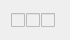
  <widget class="QWidget" name="layoutWidget_83">
   <property name="geometry">
    <rect>
     <x>285</x>
     <y>490</y>
     <width>70</width>
     <height>22</height>
    </rect>
   </property>
   <layout class="QHBoxLayout" name="ch1_ticks_param13">
    <property name="spacing">
     <number>0</number>
    </property>
    <item>
     <widget class="QCheckBox" name="cB_ch1_int_param13">
      <property name="enabled">
       <bool>false</bool>
      </property>
      <property name="sizePolicy">
       <sizepolicy hsizetype="Fixed" vsizetype="Fixed">
        <horstretch>0</horstretch>
        <verstretch>0</verstretch>
       </sizepolicy>
      </property>
      <property name="minimumSize">
       <size>
        <width>15</width>
        <height>18</height>
       </size>
      </property>
      <property name="maximumSize">
       <size>
        <width>15</width>
        <height>16777215</height>
       </size>
      </property>
      <property name="layoutDirection">
       <enum>Qt::LeftToRight</enum>
      </property>
      <property name="styleSheet">
       <string notr="true">font: 25 10pt &quot;Calibri Light&quot;;</string>
      </property>
      <property name="text">
       <string/>
      </property>
      <property name="checkable">
       <bool>true</bool>
      </property>
      <property name="checked">
       <bool>false</bool>
      </property>
      <property name="tristate">
       <bool>false</bool>
      </property>
     </widget>
    </item>
    <item>
     <widget class="QCheckBox" name="cB_ch1_tiss_param13">
      <property name="enabled">
       <bool>false</bool>
      </property>
      <property name="sizePolicy">
       <sizepolicy hsizetype="Fixed" vsizetype="Fixed">
        <horstretch>0</horstretch>
        <verstretch>0</verstretch>
       </sizepolicy>
      </property>
      <property name="minimumSize">
       <size>
        <width>15</width>
        <height>18</height>
       </size>
      </property>
      <property name="maximumSize">
       <size>
        <width>15</width>
        <height>16777215</height>
       </size>
      </property>
      <property name="layoutDirection">
       <enum>Qt::LeftToRight</enum>
      </property>
      <property name="styleSheet">
       <string notr="true">font: 25 10pt &quot;Calibri Light&quot;;</string>
      </property>
      <property name="text">
       <string/>
      </property>
      <property name="checkable">
       <bool>true</bool>
      </property>
      <property name="checked">
       <bool>false</bool>
      </property>
      <property name="tristate">
       <bool>false</bool>
      </property>
     </widget>
    </item>
    <item>
     <widget class="QCheckBox" name="cB_ch1_ext_param13">
      <property name="enabled">
       <bool>false</bool>
      </property>
      <property name="sizePolicy">
       <sizepolicy hsizetype="Fixed" vsizetype="Fixed">
        <horstretch>0</horstretch>
        <verstretch>0</verstretch>
       </sizepolicy>
      </property>
      <property name="minimumSize">
       <size>
        <width>15</width>
        <height>18</height>
       </size>
      </property>
      <property name="maximumSize">
       <size>
        <width>15</width>
        <height>16777215</height>
       </size>
      </property>
      <property name="layoutDirection">
       <enum>Qt::LeftToRight</enum>
      </property>
      <property name="styleSheet">
       <string notr="true">font: 25 10pt &quot;Calibri Light&quot;;</string>
      </property>
      <property name="text">
       <string/>
      </property>
      <property name="checkable">
       <bool>true</bool>
      </property>
      <property name="checked">
       <bool>false</bool>
      </property>
      <property name="tristate">
       <bool>false</bool>
      </property>
     </widget>
    </item>
   </layout>
  </widget>
